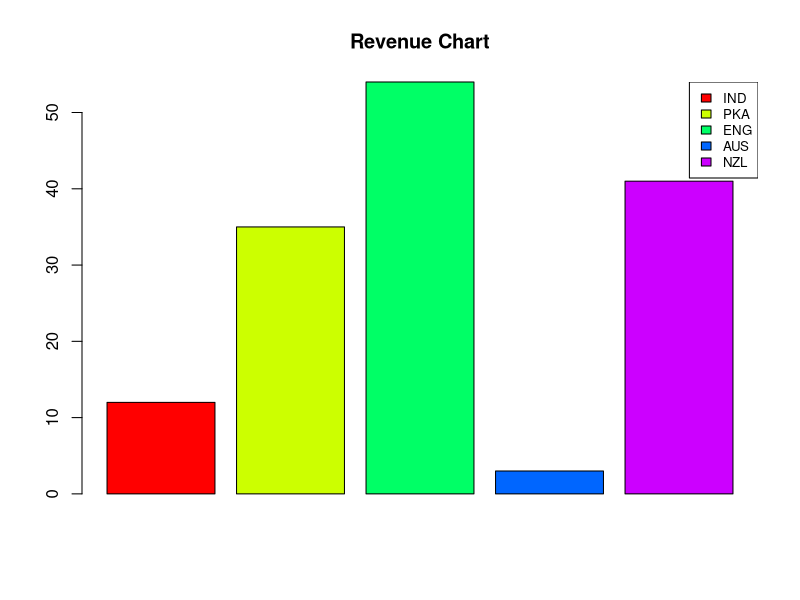
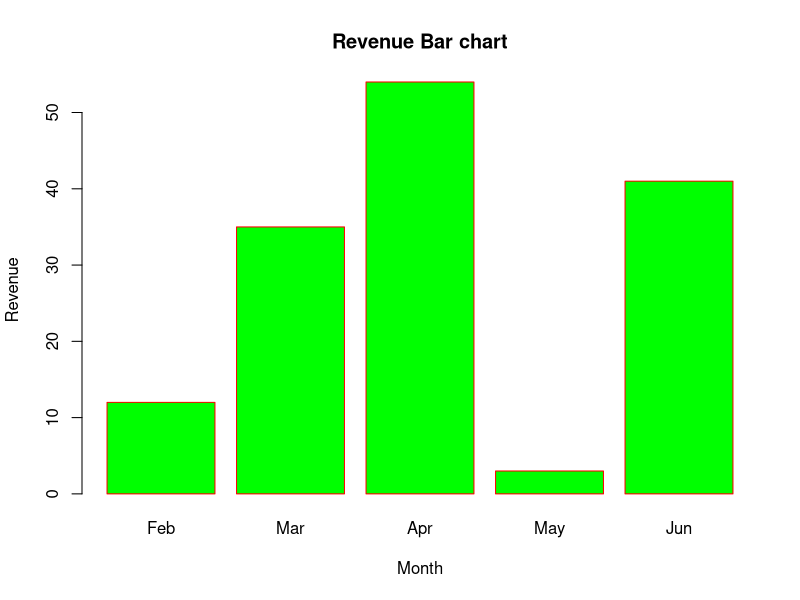

The R script that drew these images, in order:
# Clear Environment Terminal

rm(list = ls())

# Bar Chart

H<- c(12,35,54,3,41)  

#names_1 <- c("IND","PKA","ENG","AUS","NZL")

bar_chart <- round(100*H/sum(H),1)

barplot(H,main = "Revenue Chart",col = rainbow(length(H)))

legend("topright",c("IND","PKA","ENG","AUS","NZL"),cex = 0.8,fill = rainbow(length(H)))

# Chart  - 2

bar_chart_1 <- c(12,35,54,3,41)

month_1 <- c("Feb","Mar","Apr","May","Jun")  

barplot(bar_chart_1,names.arg=month_1,xlab="Month",ylab="Revenue",col="Green", main="Revenue Bar chart",border="red")  


# Chart - 3

bar_chart_2 <- c(29,45,34,35,11)

month_2 <- c("Feb","Mar","Apr","May","Jun")  


